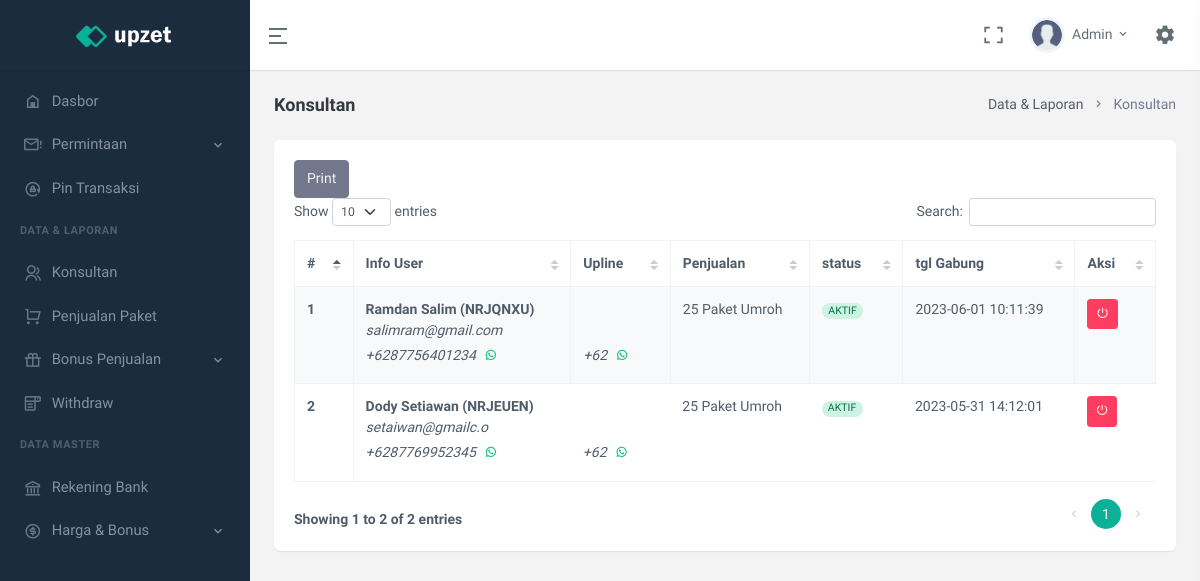
The app's page /data-member.php (signed in) with its own data.
### tables this page shows
CREATE TABLE `user` (
  `id` int(11) UNSIGNED NOT NULL,
  `code_referral` varchar(7) NOT NULL,
  `email` varchar(250) NOT NULL,
  `name` varchar(25) NOT NULL,
  `no_telpn` varchar(25) NOT NULL,
  `password` text NOT NULL,
  `role_user` enum('ADMIN','OWNER','KONSULTAN') NOT NULL DEFAULT 'KONSULTAN',
  `upline` varchar(7) NOT NULL DEFAULT 'ADMIN',
  `status` enum('AKTIF','TIDAK AKTIF') NOT NULL DEFAULT 'TIDAK AKTIF',
  `join_date` datetime NOT NULL
);

### modal/ConnectionsClass.php (called while the page is built, shortened)
<?php
class ConnectionsClass{
    private $servername = "localhost";
    private $username = "root";
    private $password = "";
    private $dbname = "nrj_tour";
    protected function dbConn(){
        $connect = new mysqli($this->servername, $this->username, $this->password, $this->dbname);
        if($connect){
            return $connect;
        }
    }
    protected function dbCheck(?string $tableName = null){
        $sql = "SHOW TABLES LIKE '" . $tableName . "'";
        $exe = $this->dbConn()->query($sql);
        $result = $exe->num_rows;
        return $result;
    }
}
?>

### modal/userClass.php (called while the page is built, shortened)
<?php
class userClass extends ConnectionsClass{
    private $table_name = "user";
    public function __construct(){
        if($this->dbCheck($this->table_name) == 0){
            $sql = "CREATE TABLE " . $this->table_name . " (
                id INT(11) UNSIGNED AUTO_INCREMENT PRIMARY KEY,
                code_referral VARCHAR(7) NOT NULL UNIQUE,
                email VARCHAR(250) NOT NULL UNIQUE,
                name VARCHAR(25) NOT NULL,
                no_telpn VARCHAR(25) NOT NULL UNIQUE,
                password TEXT NOT NULL,
                role_user ENUM('ADMIN','OWNER','KONSULTAN') NOT NULL DEFAULT 'KONSULTAN',
                upline VARCHAR(7) NOT NULL DEFAULT 'ADMIN',
                status ENUM('AKTIF','TIDAK AKTIF') NOT NULL DEFAULT 'TIDAK AKTIF',
                join_date DATETIME NOT NULL
            )";
            $this->dbConn()->query($sql);
            $this->dbConn()->close();
        }
    }
    public function selectUser(?string $param = null, ?string $key1 = null, ?string $key2 = null, ?string $key3 = null, ?string $key4 = null){
        if($param == "oneCondition"){
            $sql = "SELECT * FROM " . $this->table_name . " WHERE " . $key1 . " = '" . $key2 . "' ORDER BY join_date DESC";
        }elseif($param == "checkForUpdate"){
            $sql = "SELECT * FROM " . $this->table_name . " WHERE " . $key1 . " = '" . $key2 . "' AND code_referral <> '" . $key3 . "'";
        }
        $exe = $this->dbConn()->query($sql);
        while($rows = $exe->fetch_assoc()){
            $data[] = $rows;
        }
        $result["data"] = $data;
        $result["nums"] = $exe->num_rows;
        return $result;
    }
}
?>

### config/userLogin.php (called while the page is built, shortened)
<?php
$userClass = new userClass();
$dataLogin = $userClass->selectUser("oneCondition","code_referral",$_SESSION['id_nrjtour']);
foreach($dataLogin['data'] as $row){
    $name = $row['name'];
    $role_user = $row['role_user'];
}
?>

### modal/dataPenjualanClass.php (called while the page is built, shortened)
<?php
class dataPenjualanClass extends ConnectionsClass{
    private $table_name = "data_penjualan";
    public function __construct(){
        if($this->dbCheck($this->table_name) == 0){
            $sql = "CREATE TABLE " . $this->table_name . " (
                id INT(11) UNSIGNED AUTO_INCREMENT PRIMARY KEY,
                code_order VARCHAR(20) NOT NULL UNIQUE,
                perekrut VARCHAR(7) NOT NULL,
                direkrut VARCHAR(7) NOT NULL,
                category ENUM('UMROH','HAJI') NOT NULL,
                is_diskon ENUM('GRATIS DP & PELUNASAN','GRATIS DP','TIDAK ADA') NOT NULL,
                uang_muka DOUBLE NOT NULL,
                bukti_tf_uang_muka TEXT NOT NULL,
                paket_pelunasan ENUM('REGULER','EKSEKUTIF','RAMADHAN','SYAWAL') NULL,
                uang_pelunasan DOUBLE NULL DEFAULT '0',
                bukti_tf_pelunasan TEXT NULL,
                status ENUM('PENDING','DITOLAK','MENUNGGU PELUNASAN','MENUNGGU KONFIRMASI PELUNASAN','PELUNASAN DITOLAK','LUNAS') NOT NULL DEFAULT 'PENDING',
                date DATETIME NOT NULL
            )";
            $this->dbConn()->query($sql);
            $this->dbConn()->close();
        }
    }
    public function selectDataPenjualan(?string $param = null, ?string $key1 = null, ?string $key2 = null, ?string $key3 = null, ?string $key4 = null){
        if($param == "oneCondition"){
            $sql = "SELECT * FROM " . $this->table_name . " WHERE " . $key1 . " = '" . $key2 . "' ORDER BY date DESC";
        }elseif($param == "dateUser"){
            $sql = "SELECT * FROM " . $this->table_name . " WHERE perekrut = '" . $key1 . "' AND (date >= '" . $key2 . " 00:00:00' AND date <= '" . $key3 . " 23:59:59') ORDER BY date DESC LIMIT 1";
        }else{
            $sql = "SELECT * FROM " . $this->table_name . " ORDER BY date DESC";
        }
        $exe = $this->dbConn()->query($sql);
        while($rows = $exe->fetch_assoc()){
            $data[] = $rows;
        }
        $result["data"] = $data;
        $result["nums"] = $exe->num_rows;
        return $result;
    }
}
?>

### config/dataMemberConfig.php (the view, shortened to what this page needs)
<?php
function dataTable(){
    global $userClass;
    global $role_user;
    $num = 1;
    if($role_user == "KONSULTAN"){
        $data = $userClass->selectUser("oneCondition", "upline", $_SESSION['id_nrjtour']);
    }else{
        $data = $userClass->selectUser("oneCondition", "role_user", "KONSULTAN");
    }
    foreach($data['data'] as $row){
        if($row['status'] == "AKTIF"){
            $btn = '<a href="data-member?user=' . $row['code_referral'] . '&param=suspen" class="btn btn-sm btn-danger"><i class="mx-auto ri-shut-down-line"></i></a>';
        }else{
            $btn = '<a href="data-member?user=' . $row['code_referral'] . '&param=aktif" class="btn btn-sm btn-success"><i class="mx-auto ri-shut-down-line"></i></a>';
        }
        echo '<tr>
                <th> ' . $num++ . ' </th>
                <td>
                    <strong>' . $row['name'] . ' (' . $row['code_referral'] . ')</strong><br>
                    <i>' . $row['email'] . '</i><br>
                    <i>+62' . $row['no_telpn'] . '</i><a href="https://api.whatsapp.com/send?phone=62' . $row['no_telpn'] . '" class="btn btn-sm text-success radius-5"><i class="mx-auto ri-whatsapp-line"></i></a>
                </td>
                <td>
                    <strong>' . dataUser($row['upline'])['name'] . '</strong><br>
                    <i>' . dataUser($row['upline'])['email'] . '<br>
                    +62' . dataUser($row['upline'])['no_telpn'] . '<i><a href="https://api.whatsapp.com/send?phone=62' . dataUser($row['upline'])['no_telpn'] . '" class="btn btn-sm text-success radius-5"><i class="mx-auto  ri-whatsapp-line"></i></a>&nbsp;&nbsp;&nbsp;
                </td>
                <td> 25 Paket Umroh </td>
                <td>' . colorStatus($row['status']) . '</td>
                <td>' . $row['join_date'] . '</td>';
        if($role_user != "KONSULTAN"){
            echo'<td>' . $btn . '</td>';
        }
        echo'</tr>';
    }
}
function colorStatus($txt){
    if($txt == "AKTIF"){
        return '<span class="badge rounded-pill alert-success">' . $txt . '</span>';
    }else{
        return '<span class="badge rounded-pill alert-danger">' . $txt . '</span>';
    }
}
function dataUser($idUser){
    global $userClass;
    $data = $userClass->selectUser("oneCondition","code_referral",$idUser);
    $result['nums'] = $data['nums'];
    return $result;
}
?>

### partial/topBar.php (shortened to what this page needs)
<header id="page-topbar">
    <div class="navbar-header">
        <div class="d-flex">
            <div class="navbar-brand-box text-center">
                <a href="index.html" class="logo logo-light">
                    <span class="logo-lg">
                        <img src="assets/images/logo-light.png" alt="logo-light" height="24">
                    </span>
                </a>
            </div>
            <button type="button" class="btn btn-sm px-3 font-size-24 header-item waves-effect" id="vertical-menu-btn">
                <i class="ri-menu-2-line align-middle"></i>
            </button>
        </div>
        <div class="d-flex">
            <div class="dropdown d-none d-lg-inline-block ms-1">
                <button type="button" class="btn header-item noti-icon waves-effect" data-toggle="fullscreen">
                    <i class="ri-fullscreen-line"></i>
                </button>
            </div>
            <div class="dropdown d-inline-block user-dropdown">
                <button type="button" class="btn header-item waves-effect" id="page-header-user-dropdown"
                    data-bs-toggle="dropdown" aria-haspopup="true" aria-expanded="false">
                    <img class="rounded-circle header-profile-user" src="assets/images/users/avatar-2.png"
                        alt="Header Avatar">
                    <span class="d-none d-xl-inline-block ms-1"><?= explode(" ",$name)[0] ?></span>
                    <i class="mdi mdi-chevron-down d-none d-xl-inline-block"></i>
                </button>
            </div>
            <div class="dropdown d-inline-block">
                <button type="button" class="btn header-item noti-icon right-bar-toggle waves-effect">
                    <i class="mdi mdi-cog"></i>
                </button>
            </div>
        </div>
    </div>
</header>

### records on screen
user: name "Admin"
user: name "Ramdan Salim", code_referral "NRJQNXU", email "salimram@gmail.com", no_telpn "87756401234", status "AKTIF", join_date "2023-06-01 10:11:39"
user: name "Dody Setiawan", code_referral "NRJEUEN", email "setaiwan@gmailc.o", no_telpn "87769952345", status "AKTIF", join_date "2023-05-31 14:12:01"

### other values on screen
$title "Konsultan"
